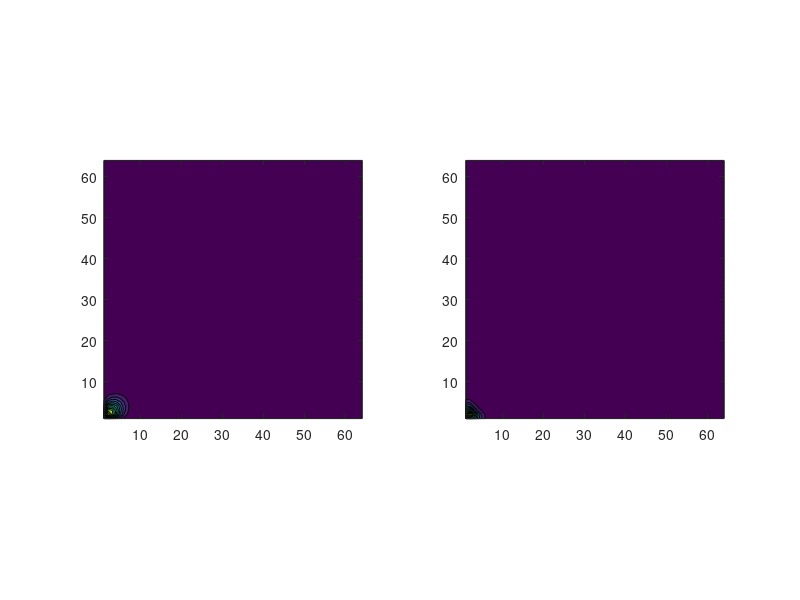
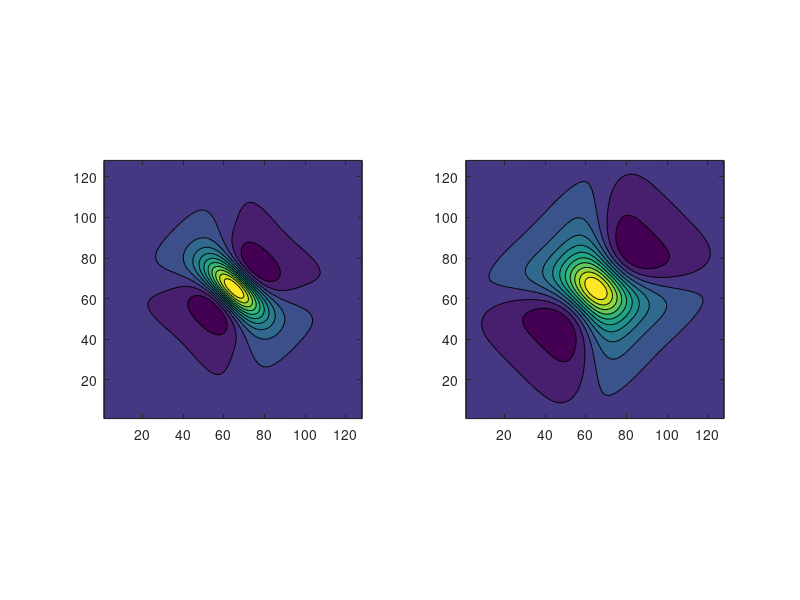
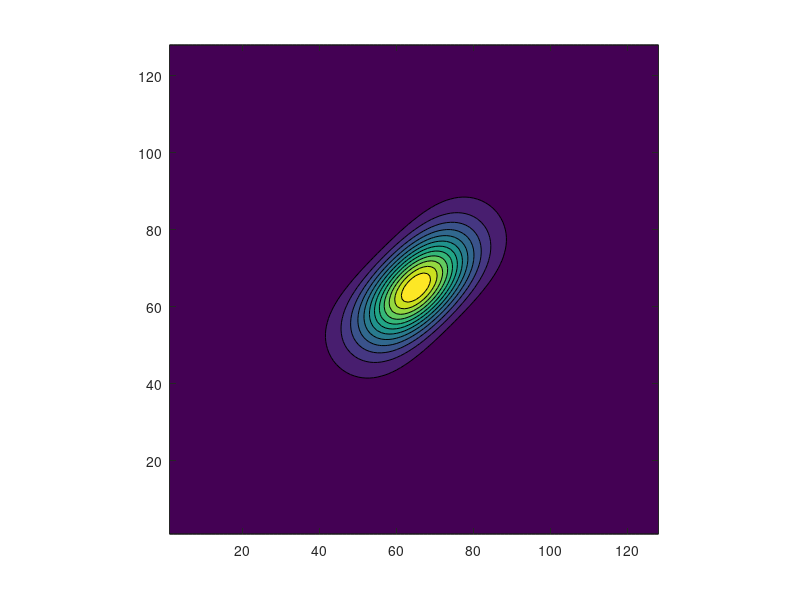

These figures' MATLAB source, in order:
% Concepts and Methods of 2D Infrared Spectroscopy
% Peter Hamm and Martin T. Zanni
% This matlab program duplicates Figs. 7.6 and 7.7

% define system parameters
Delta_omega = 5; %linewidth (sigma) in *radians* / ps ! 
tau = 1; % correlation time in ps
w_0 = 0; %the center frequency (0 in the ``rotating frame'')

% define desired population time(s) t_2 with stepsize dt and nt
% data points
t2 = 0.3;
dt = 0.1;
n_t = 64;
n_zp = n_t*2; %zero-padded length (optimal is 2*nt, see section ???)
t=0:dt:(n_t-1)*dt;

Lambda = 1/tau;
disp(['Delta_omega / Lambda = ',num2str(Delta_omega/Lambda)]);
disp(['Delta_omega = ',num2str(Delta_omega),' ps^-1']);
disp(['Lambda = ',num2str(Lambda),' ps^-1']);

% define the kubo lineshape function
g = @(t) Delta_omega^2/Lambda^2.*(exp(-Lambda.*t)-1+Lambda.*t);


[T1,T3] = meshgrid(t,t);
R_r=exp(-1i*w_0.*(-T1+T3)).*exp(-g(T1)+g(t2)-g(T3)-g(T1+t2)-g(t2+T3)+g(T1+t2+T3));
R_nr=exp(-1i*w_0.*(T1+T3)).*exp(-g(T1)-g(t2)-g(T3)+g(T1+t2)+g(t2+T3)-g(T1+t2+T3));

%the first time points need to be divided by 2 (Sect 9.5.3)
R_r(:,1) = R_r(:,1)/2;
R_r(1,:) = R_r(1,:)/2;
R_nr(:,1) = R_nr(:,1)/2;
R_nr(1,:) = R_nr(1,:)/2;

%this is what we have calculated so far (response functions in the
%time domain)
figure(1),clf
subplot(1,2,1)
contourf(real(R_r),12); 
axis equal tight
subplot(1,2,2)
contourf(real(R_nr),12);
axis equal tight

% do the fft
R_r = fft2(R_r,n_zp,n_zp);
R_nr = fft2(R_nr,n_zp,n_zp);

%now frequency domain
figure(2),clf
subplot(1,2,1)
contourf(fftshift(real(R_r')),12); %pump-probe axis convention
%contourf(fftshift(real(R_r)),12); % the (omega_1, omega_3) axis convention
axis equal tight
subplot(1,2,2)
contourf(fftshift(real(R_nr')),12)
%contourf(fftshift(real(R_nr)),12)
axis equal tight

% flip R1 (being careful to keep zero frequency as the first time
% point), add the response functions, take the real part, and
% finally reorganize so that the 0 frequency is in the center
R = fftshift(real(fliplr(circshift(R_r,[0 -1]))+R_nr));
    

figure(3),clf
contourf(R',12) %use R' to display the pump-probe axis convention
%contourf(R,12) %use R to display the (omega_1, omega_3) axis convention
axis equal tight
 